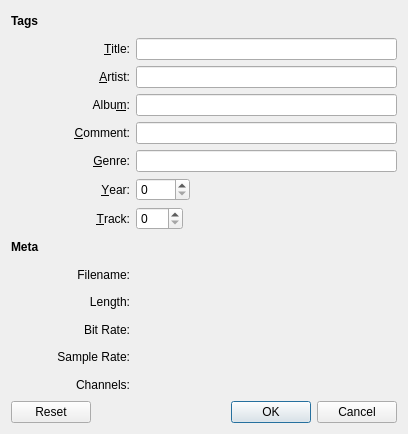
<ui version="4.0" >
 <class>MetaDataDialog</class>
 <widget class="QDialog" name="MetaDataDialog" >
  <property name="geometry" >
   <rect>
    <x>0</x>
    <y>0</y>
    <width>408</width>
    <height>434</height>
   </rect>
  </property>
  <property name="windowTitle" >
   <string>Track Meta</string>
  </property>
  <layout class="QVBoxLayout" name="verticalLayout" >
   <item>
    <layout class="QGridLayout" name="gridLayout" >
     <item row="0" column="0" colspan="3" >
      <widget class="QLabel" name="label_17" >
       <property name="text" >
        <string>&lt;h4>Tags&lt;/h4></string>
       </property>
      </widget>
     </item>
     <item row="1" column="0" >
      <spacer name="horizontalSpacer" >
       <property name="orientation" >
        <enum>Qt::Horizontal</enum>
       </property>
       <property name="sizeType" >
        <enum>QSizePolicy::Fixed</enum>
       </property>
       <property name="sizeHint" stdset="0" >
        <size>
         <width>40</width>
         <height>20</height>
        </size>
       </property>
      </spacer>
     </item>
     <item row="1" column="1" >
      <widget class="QLabel" name="label_9" >
       <property name="font" >
        <font>
         <weight>50</weight>
         <bold>false</bold>
        </font>
       </property>
       <property name="text" >
        <string>&amp;Title:</string>
       </property>
       <property name="alignment" >
        <set>Qt::AlignRight|Qt::AlignTrailing|Qt::AlignVCenter</set>
       </property>
       <property name="buddy" >
        <cstring>titleEdit</cstring>
       </property>
      </widget>
     </item>
     <item row="1" column="2" >
      <widget class="QLineEdit" name="titleEdit" />
     </item>
     <item row="2" column="1" >
      <widget class="QLabel" name="label_10" >
       <property name="font" >
        <font>
         <weight>50</weight>
         <bold>false</bold>
        </font>
       </property>
       <property name="text" >
        <string>&amp;Artist:</string>
       </property>
       <property name="alignment" >
        <set>Qt::AlignRight|Qt::AlignTrailing|Qt::AlignVCenter</set>
       </property>
       <property name="buddy" >
        <cstring>artistEdit</cstring>
       </property>
      </widget>
     </item>
     <item row="2" column="2" >
      <widget class="QLineEdit" name="artistEdit" />
     </item>
     <item row="3" column="1" >
      <widget class="QLabel" name="label_11" >
       <property name="font" >
        <font>
         <weight>50</weight>
         <bold>false</bold>
        </font>
       </property>
       <property name="text" >
        <string>Albu&amp;m:</string>
       </property>
       <property name="alignment" >
        <set>Qt::AlignRight|Qt::AlignTrailing|Qt::AlignVCenter</set>
       </property>
       <property name="buddy" >
        <cstring>albumEdit</cstring>
       </property>
      </widget>
     </item>
     <item row="3" column="2" >
      <widget class="QLineEdit" name="albumEdit" />
     </item>
     <item row="4" column="1" >
      <widget class="QLabel" name="label_12" >
       <property name="font" >
        <font>
         <weight>50</weight>
         <bold>false</bold>
        </font>
       </property>
       <property name="text" >
        <string>&amp;Comment:</string>
       </property>
       <property name="alignment" >
        <set>Qt::AlignRight|Qt::AlignTrailing|Qt::AlignVCenter</set>
       </property>
       <property name="buddy" >
        <cstring>commentEdit</cstring>
       </property>
      </widget>
     </item>
     <item row="4" column="2" >
      <widget class="QLineEdit" name="commentEdit" />
     </item>
     <item row="5" column="1" >
      <widget class="QLabel" name="label_13" >
       <property name="font" >
        <font>
         <weight>50</weight>
         <bold>false</bold>
        </font>
       </property>
       <property name="text" >
        <string>&amp;Genre:</string>
       </property>
       <property name="alignment" >
        <set>Qt::AlignRight|Qt::AlignTrailing|Qt::AlignVCenter</set>
       </property>
       <property name="buddy" >
        <cstring>genreEdit</cstring>
       </property>
      </widget>
     </item>
     <item row="5" column="2" >
      <widget class="QLineEdit" name="genreEdit" />
     </item>
     <item row="6" column="1" >
      <widget class="QLabel" name="label_14" >
       <property name="font" >
        <font>
         <weight>50</weight>
         <bold>false</bold>
        </font>
       </property>
       <property name="text" >
        <string>&amp;Year:</string>
       </property>
       <property name="alignment" >
        <set>Qt::AlignRight|Qt::AlignTrailing|Qt::AlignVCenter</set>
       </property>
       <property name="buddy" >
        <cstring>yearSpinBox</cstring>
       </property>
      </widget>
     </item>
     <item row="6" column="2" >
      <layout class="QHBoxLayout" name="horizontalLayout" >
       <item>
        <widget class="QSpinBox" name="yearSpinBox" >
         <property name="maximum" >
          <number>9999</number>
         </property>
        </widget>
       </item>
       <item>
        <spacer name="horizontalSpacer_2" >
         <property name="orientation" >
          <enum>Qt::Horizontal</enum>
         </property>
         <property name="sizeHint" stdset="0" >
          <size>
           <width>40</width>
           <height>20</height>
          </size>
         </property>
        </spacer>
       </item>
      </layout>
     </item>
     <item row="7" column="1" >
      <widget class="QLabel" name="label_15" >
       <property name="font" >
        <font>
         <weight>50</weight>
         <bold>false</bold>
        </font>
       </property>
       <property name="text" >
        <string>&amp;Track:</string>
       </property>
       <property name="alignment" >
        <set>Qt::AlignRight|Qt::AlignTrailing|Qt::AlignVCenter</set>
       </property>
       <property name="buddy" >
        <cstring>trackSpinBox</cstring>
       </property>
      </widget>
     </item>
     <item row="7" column="2" >
      <layout class="QHBoxLayout" name="horizontalLayout_2" >
       <item>
        <widget class="QSpinBox" name="trackSpinBox" >
         <property name="maximum" >
          <number>999</number>
         </property>
        </widget>
       </item>
       <item>
        <spacer name="horizontalSpacer_3" >
         <property name="orientation" >
          <enum>Qt::Horizontal</enum>
         </property>
         <property name="sizeHint" stdset="0" >
          <size>
           <width>40</width>
           <height>20</height>
          </size>
         </property>
        </spacer>
       </item>
      </layout>
     </item>
     <item row="8" column="0" colspan="3" >
      <widget class="QLabel" name="label_16" >
       <property name="text" >
        <string>&lt;!DOCTYPE HTML PUBLIC "-//W3C//DTD HTML 4.0//EN" "http://www.w3.org/TR/REC-html40/strict.dtd">
&lt;html>&lt;head>&lt;meta name="qrichtext" content="1" />&lt;style type="text/css">
p, li { white-space: pre-wrap; }
&lt;/style>&lt;/head>&lt;body style=" font-family:'Sans Serif'; font-size:10pt; font-weight:400; font-style:normal;">
&lt;p style=" margin-top:12px; margin-bottom:12px; margin-left:0px; margin-right:0px; -qt-block-indent:0; text-indent:0px; font-size:medium; font-weight:600;">&lt;span style=" font-size:medium;">Meta&lt;/span>&lt;/p>&lt;/body>&lt;/html></string>
       </property>
      </widget>
     </item>
     <item row="10" column="1" >
      <widget class="QLabel" name="label" >
       <property name="font" >
        <font>
         <weight>50</weight>
         <bold>false</bold>
        </font>
       </property>
       <property name="text" >
        <string>Length:</string>
       </property>
       <property name="alignment" >
        <set>Qt::AlignRight|Qt::AlignTrailing|Qt::AlignVCenter</set>
       </property>
      </widget>
     </item>
     <item row="10" column="2" >
      <widget class="QLabel" name="lengthLabel" >
       <property name="text" >
        <string/>
       </property>
       <property name="textInteractionFlags" >
        <set>Qt::LinksAccessibleByMouse|Qt::TextSelectableByMouse</set>
       </property>
      </widget>
     </item>
     <item row="11" column="1" >
      <widget class="QLabel" name="label_2" >
       <property name="font" >
        <font>
         <weight>50</weight>
         <bold>false</bold>
        </font>
       </property>
       <property name="text" >
        <string>Bit Rate:</string>
       </property>
       <property name="alignment" >
        <set>Qt::AlignRight|Qt::AlignTrailing|Qt::AlignVCenter</set>
       </property>
      </widget>
     </item>
     <item row="11" column="2" >
      <widget class="QLabel" name="bitRateLabel" >
       <property name="text" >
        <string/>
       </property>
       <property name="textInteractionFlags" >
        <set>Qt::LinksAccessibleByMouse|Qt::TextSelectableByMouse</set>
       </property>
      </widget>
     </item>
     <item row="12" column="1" >
      <widget class="QLabel" name="label_3" >
       <property name="font" >
        <font>
         <weight>50</weight>
         <bold>false</bold>
        </font>
       </property>
       <property name="text" >
        <string>Sample Rate:</string>
       </property>
       <property name="alignment" >
        <set>Qt::AlignRight|Qt::AlignTrailing|Qt::AlignVCenter</set>
       </property>
      </widget>
     </item>
     <item row="12" column="2" >
      <widget class="QLabel" name="sampleRateLabel" >
       <property name="text" >
        <string/>
       </property>
       <property name="textInteractionFlags" >
        <set>Qt::LinksAccessibleByMouse|Qt::TextSelectableByMouse</set>
       </property>
      </widget>
     </item>
     <item row="13" column="1" >
      <widget class="QLabel" name="label_4" >
       <property name="font" >
        <font>
         <weight>50</weight>
         <bold>false</bold>
        </font>
       </property>
       <property name="text" >
        <string>Channels:</string>
       </property>
       <property name="alignment" >
        <set>Qt::AlignRight|Qt::AlignTrailing|Qt::AlignVCenter</set>
       </property>
      </widget>
     </item>
     <item row="13" column="2" >
      <widget class="QLabel" name="channelsLabel" >
       <property name="text" >
        <string/>
       </property>
       <property name="textInteractionFlags" >
        <set>Qt::LinksAccessibleByMouse|Qt::TextSelectableByMouse</set>
       </property>
      </widget>
     </item>
     <item row="9" column="1" >
      <widget class="QLabel" name="label_5" >
       <property name="text" >
        <string>Filename:</string>
       </property>
       <property name="alignment" >
        <set>Qt::AlignRight|Qt::AlignTrailing|Qt::AlignVCenter</set>
       </property>
      </widget>
     </item>
     <item row="9" column="2" >
      <widget class="QLabel" name="filenameLabel" >
       <property name="text" >
        <string/>
       </property>
       <property name="textInteractionFlags" >
        <set>Qt::LinksAccessibleByMouse|Qt::TextSelectableByMouse</set>
       </property>
      </widget>
     </item>
    </layout>
   </item>
   <item>
    <widget class="QDialogButtonBox" name="buttonBox" >
     <property name="orientation" >
      <enum>Qt::Horizontal</enum>
     </property>
     <property name="standardButtons" >
      <set>QDialogButtonBox::Cancel|QDialogButtonBox::Ok|QDialogButtonBox::Reset</set>
     </property>
    </widget>
   </item>
  </layout>
 </widget>
 <tabstops>
  <tabstop>titleEdit</tabstop>
  <tabstop>artistEdit</tabstop>
  <tabstop>albumEdit</tabstop>
  <tabstop>commentEdit</tabstop>
  <tabstop>genreEdit</tabstop>
  <tabstop>yearSpinBox</tabstop>
  <tabstop>trackSpinBox</tabstop>
  <tabstop>buttonBox</tabstop>
 </tabstops>
 <resources/>
 <connections>
  <connection>
   <sender>buttonBox</sender>
   <signal>accepted()</signal>
   <receiver>MetaDataDialog</receiver>
   <slot>accept()</slot>
   <hints>
    <hint type="sourcelabel" >
     <x>222</x>
     <y>416</y>
    </hint>
    <hint type="destinationlabel" >
     <x>157</x>
     <y>274</y>
    </hint>
   </hints>
  </connection>
  <connection>
   <sender>buttonBox</sender>
   <signal>rejected()</signal>
   <receiver>MetaDataDialog</receiver>
   <slot>reject()</slot>
   <hints>
    <hint type="sourcelabel" >
     <x>290</x>
     <y>422</y>
    </hint>
    <hint type="destinationlabel" >
     <x>286</x>
     <y>274</y>
    </hint>
   </hints>
  </connection>
 </connections>
</ui>
